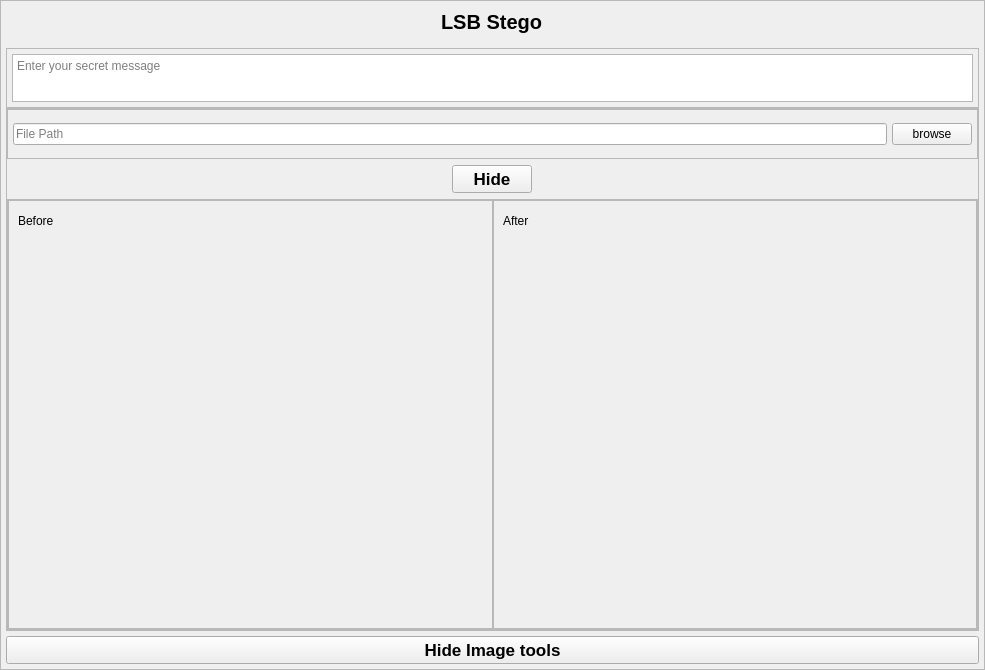
    <widget class="QFrame" name="LSB_Frame">
     <property name="enabled">
      <bool>true</bool>
     </property>
     <property name="geometry">
      <rect>
       <x>10</x>
       <y>11</y>
       <width>985</width>
       <height>670</height>
      </rect>
     </property>
     <property name="frameShape">
      <enum>QFrame::StyledPanel</enum>
     </property>
     <property name="frameShadow">
      <enum>QFrame::Raised</enum>
     </property>
     <property name="lineWidth">
      <number>0</number>
     </property>
     <layout class="QVBoxLayout" name="verticalLayout">
      <property name="spacing">
       <number>5</number>
      </property>
      <property name="leftMargin">
       <number>5</number>
      </property>
      <property name="topMargin">
       <number>5</number>
      </property>
      <property name="rightMargin">
       <number>5</number>
      </property>
      <property name="bottomMargin">
       <number>5</number>
      </property>
      <item alignment="Qt::AlignHCenter">
       <widget class="QLabel" name="label_3">
        <property name="font">
         <font>
          <pointsize>15</pointsize>
          <weight>75</weight>
          <bold>true</bold>
         </font>
        </property>
        <property name="text">
         <string>LSB Stego</string>
        </property>
       </widget>
      </item>
      <item>
       <widget class="QFrame" name="frame_secretTxt">
        <property name="minimumSize">
         <size>
          <width>0</width>
          <height>60</height>
         </size>
        </property>
        <property name="maximumSize">
         <size>
          <width>16777215</width>
          <height>50</height>
         </size>
        </property>
        <property name="frameShape">
         <enum>QFrame::StyledPanel</enum>
        </property>
        <property name="frameShadow">
         <enum>QFrame::Raised</enum>
        </property>
        <layout class="QHBoxLayout" name="horizontalLayout_2">
         <property name="spacing">
          <number>5</number>
         </property>
         <property name="leftMargin">
          <number>5</number>
         </property>
         <property name="topMargin">
          <number>5</number>
         </property>
         <property name="rightMargin">
          <number>5</number>
         </property>
         <property name="bottomMargin">
          <number>5</number>
         </property>
         <item>
          <widget class="QTextEdit" name="Message_txt">
           <property name="placeholderText">
            <string>Enter your secret message</string>
           </property>
          </widget>
         </item>
        </layout>
       </widget>
      </item>
      <item>
       <widget class="QFrame" name="frame_Img">
        <property name="enabled">
         <bool>true</bool>
        </property>
        <property name="frameShape">
         <enum>QFrame::StyledPanel</enum>
        </property>
        <property name="frameShadow">
         <enum>QFrame::Raised</enum>
        </property>
        <layout class="QVBoxLayout" name="verticalLayout_2">
         <property name="leftMargin">
          <number>0</number>
         </property>
         <property name="topMargin">
          <number>0</number>
         </property>
         <property name="rightMargin">
          <number>0</number>
         </property>
         <property name="bottomMargin">
          <number>0</number>
         </property>
         <item>
          <widget class="QFrame" name="Browse_frame">
           <property name="minimumSize">
            <size>
             <width>0</width>
             <height>50</height>
            </size>
           </property>
           <property name="maximumSize">
            <size>
             <width>16777215</width>
             <height>50</height>
            </size>
           </property>
           <property name="frameShape">
            <enum>QFrame::StyledPanel</enum>
           </property>
           <property name="frameShadow">
            <enum>QFrame::Raised</enum>
           </property>
           <layout class="QHBoxLayout" name="horizontalLayout_3">
            <property name="spacing">
             <number>5</number>
            </property>
            <property name="leftMargin">
             <number>5</number>
            </property>
            <property name="topMargin">
             <number>5</number>
            </property>
            <property name="rightMargin">
             <number>5</number>
            </property>
            <property name="bottomMargin">
             <number>5</number>
            </property>
            <item>
             <widget class="QLineEdit" name="PathFile">
              <property name="minimumSize">
               <size>
                <width>0</width>
                <height>20</height>
               </size>
              </property>
              <property name="placeholderText">
               <string>File Path</string>
              </property>
             </widget>
            </item>
            <item>
             <widget class="QPushButton" name="Browse_Btn">
              <property name="minimumSize">
               <size>
                <width>40</width>
                <height>20</height>
               </size>
              </property>
              <property name="text">
               <string>browse</string>
              </property>
             </widget>
            </item>
           </layout>
          </widget>
         </item>
         <item alignment="Qt::AlignHCenter">
          <widget class="QPushButton" name="Hide_BTN">
           <property name="sizePolicy">
            <sizepolicy hsizetype="Fixed" vsizetype="Fixed">
             <horstretch>0</horstretch>
             <verstretch>0</verstretch>
            </sizepolicy>
           </property>
           <property name="maximumSize">
            <size>
             <width>150</width>
             <height>60</height>
            </size>
           </property>
           <property name="font">
            <font>
             <pointsize>13</pointsize>
             <weight>75</weight>
             <bold>true</bold>
            </font>
           </property>
           <property name="text">
            <string>Hide</string>
           </property>
          </widget>
         </item>
         <item>
          <widget class="QFrame" name="frame_showIMG">
           <property name="frameShape">
            <enum>QFrame::StyledPanel</enum>
           </property>
           <property name="frameShadow">
            <enum>QFrame::Raised</enum>
           </property>
           <layout class="QHBoxLayout" name="horizontalLayout_4">
            <property name="spacing">
             <number>0</number>
            </property>
            <property name="leftMargin">
             <number>0</number>
            </property>
            <property name="topMargin">
             <number>0</number>
            </property>
            <property name="rightMargin">
             <number>0</number>
            </property>
            <property name="bottomMargin">
             <number>0</number>
            </property>
            <item>
             <widget class="QFrame" name="frame_imgView_1">
              <property name="minimumSize">
               <size>
                <width>485</width>
                <height>429</height>
               </size>
              </property>
              <property name="maximumSize">
               <size>
                <width>485</width>
                <height>429</height>
               </size>
              </property>
              <property name="frameShape">
               <enum>QFrame::StyledPanel</enum>
              </property>
              <property name="frameShadow">
               <enum>QFrame::Raised</enum>
              </property>
              <layout class="QVBoxLayout" name="verticalLayout_3">
               <item>
                <widget class="QLabel" name="label">
                 <property name="text">
                  <string>Before</string>
                 </property>
                </widget>
               </item>
               <item>
                <widget class="QLabel" name="label_31">
                 <property name="minimumSize">
                  <size>
                   <width>461</width>
                   <height>382</height>
                  </size>
                 </property>
                 <property name="frameShape">
                  <enum>QFrame::NoFrame</enum>
                 </property>
                 <property name="text">
                  <string/>
                 </property>
                 <property name="scaledContents">
                  <bool>true</bool>
                 </property>
                 <property name="alignment">
                  <set>Qt::AlignCenter</set>
                 </property>
                </widget>
               </item>
              </layout>
             </widget>
            </item>
            <item>
             <widget class="QFrame" name="frame_imgView_2">
              <property name="minimumSize">
               <size>
                <width>484</width>
                <height>429</height>
               </size>
              </property>
              <property name="maximumSize">
               <size>
                <width>484</width>
                <height>429</height>
               </size>
              </property>
              <property name="frameShape">
               <enum>QFrame::StyledPanel</enum>
              </property>
              <property name="frameShadow">
               <enum>QFrame::Raised</enum>
              </property>
              <layout class="QVBoxLayout" name="verticalLayout_4">
               <item>
                <widget class="QLabel" name="label_2">
                 <property name="text">
                  <string>After</string>
                 </property>
                </widget>
               </item>
               <item>
                <widget class="QLabel" name="label_32">
                 <property name="minimumSize">
                  <size>
                   <width>460</width>
                   <height>382</height>
                  </size>
                 </property>
                 <property name="text">
                  <string/>
                 </property>
                 <property name="scaledContents">
                  <bool>true</bool>
                 </property>
                </widget>
               </item>
              </layout>
             </widget>
            </item>
           </layout>
          </widget>
         </item>
        </layout>
       </widget>
      </item>
      <item>
       <widget class="QPushButton" name="ImagesTools_BTN">
        <property name="font">
         <font>
          <pointsize>13</pointsize>
          <weight>75</weight>
          <bold>true</bold>
         </font>
        </property>
        <property name="text">
         <string>Hide Image tools</string>
        </property>
       </widget>
      </item>
     </layout>
    </widget>
